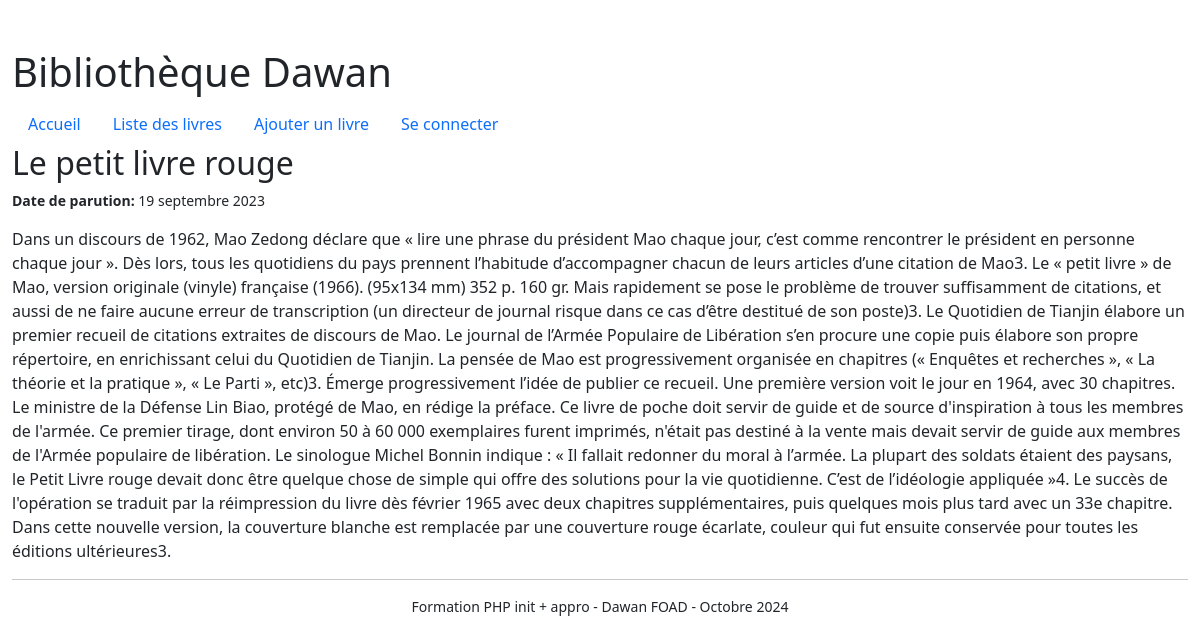
/bibliotheque/livre/detail.php?id=2, run on the app's committed database.
### tables this page shows
CREATE TABLE IF NOT EXISTS `livre` (
  `id` int NOT NULL AUTO_INCREMENT,
  `titre` varchar(50) NOT NULL,
  `resume` text,
  `date_parution` date DEFAULT NULL,
  PRIMARY KEY (`id`)
);

### helper/request.php (called while the page is built, shortened)
<?php
function query($key, $default = null)
{
    if(array_key_exists($key, $_GET) && !empty($_GET[$key])) {
        return $_GET[$key];
    }
    return  $default;
}

### bibliotheque/livre/detail.php (the view, shortened to what this page needs)
<?php
require_once '../../helper/request.php';
$id = query('id');
$c = connection();
$sql = "SELECT titre, resume, date_parution FROM livre WHERE id = " . mysqli_real_escape_string($c, $id);
$livre = mysqli_fetch_assoc(mysqli_query($c, $sql));
$fmt = datefmt_create('fr_FR', IntlDateFormatter::LONG, IntlDateFormatter::NONE);
require '../header.php';
?>
<h2><?php echo isset($livre['titre']) ? htmlentities($livre['titre']) : '' ?></h2>
<?php if (!empty($livre['date_parution'])): ?>
    <p class="small">
        <b>Date de parution:</b> <?php echo datefmt_format($fmt, date_create($livre['date_parution'])); ?>
    </p>
<?php endif; ?>
<div>
    <?php echo isset($livre['resume']) ? htmlentities($livre['resume']) : '' ?>
</div>
<?php require '../footer.php';  ?>

### data on the page
livre: titre "Le petit livre rouge", date_parution "19 septembre 2023", resume "Dans un discours de 1962, Mao Zedong déclare que « lire une phrase du président Mao chaque jour, c’est comme rencontrer le président en personne chaque jour ». Dès lors, tous les quotidiens du pays prennent l’habitude d’accompagner chacun de leurs articles d’une citation de Mao3. Le « petit livre » de Mao, version originale (vinyle) française (1966). (95x134 mm) 352 p. 160 gr. Mais rapidement se pose le problème de trouver suffisamment de citations, et aussi de ne faire aucune erreur de transcription (un directeur de journal risque dans ce cas d’être destitué de son poste)3. Le Quotidien de Tianjin élabore un premier recueil de citations extraites de discours de Mao. Le journal de l’Armée…"
